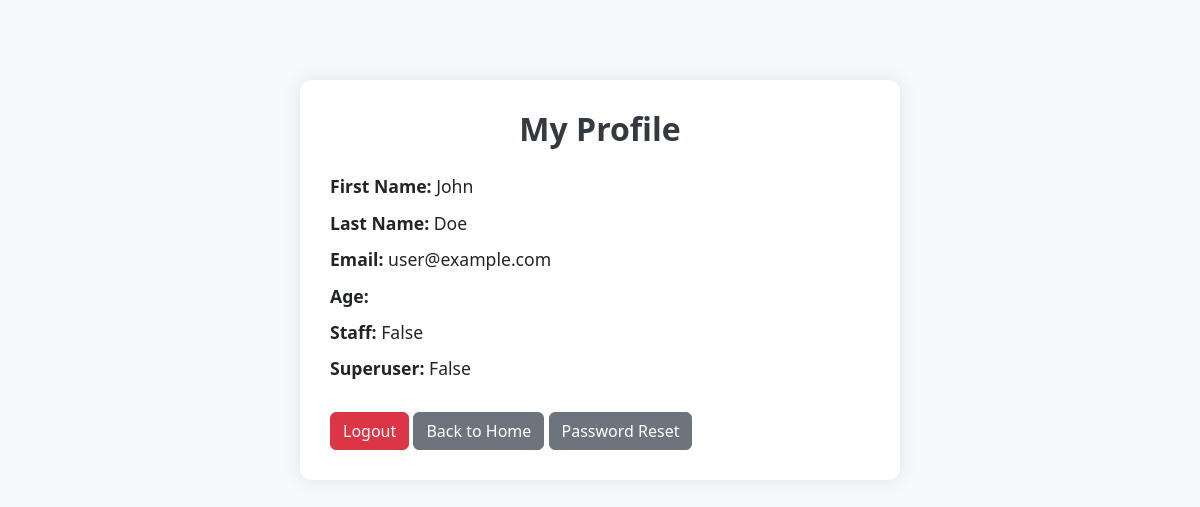
/pa/profile (signed in), run on the app's committed database.
### app1/models/custome_user.py (models this page shows)
class User(AbstractBaseUser,PermissionsMixin):
    email=models.EmailField(unique=True)
    first_name=models.CharField(max_length=100)
    last_name=models.CharField(max_length=100)
    is_active=models.BooleanField(default=True)
    is_staff=models.BooleanField(default=False)
    objects=CustomUserManager()
    USERNAME_FIELD='email'
    REQUIRED_FIELDS=['first_name','last_name']

### app1/views/profile_view.py (the view)
# urls.py: path('profile', profile_view, name='profile'),
@login_required
def profile_view(request):
    user=request.user
    return render(request,'profile.html',{'user':user})

### templates/profile.html (shortened to what this page needs)
<!DOCTYPE html>
<html lang="en">
<head>
    <link href="https://cdn.jsdelivr.net/npm/bootstrap@5.3.2/dist/css/bootstrap.min.css" rel="stylesheet">
</head>
<body>
    <div class="profile-container">
        <h2 class="profile-title">My Profile</h2>
        <div class="profile-info"><strong>First Name:</strong> {{ user.first_name }}</div>
        <div class="profile-info"><strong>Last Name:</strong> {{ user.last_name }}</div>
        <div class="profile-info"><strong>Email:</strong> {{ user.email }}</div>
        <div class="profile-info"><strong>Age:</strong> {{ user.age }}</div>
        <div class="profile-info"><strong>Staff:</strong> {{ user.is_staff }}</div>
        <div class="profile-info"><strong>Superuser:</strong> {{ user.is_superuser }}</div>
        <a href="{% url 'logout' %}" class="btn btn-danger btn-custom">Logout</a>
        <a href="{% url 'welcome' %}" class="btn btn-secondary btn-custom">Back to Home</a>
         <a href="{}" class="btn btn-secondary btn-custom">Password Reset</a>
    </div>
</body>
</html>

### templates/profile.html (style rules this page uses)
body { background-color: #f8f9fa; }
.profile-container { max-width: 600px; margin: 80px auto; padding: 30px; background-color: #fff; border-radius: 12px; box-shadow: 0 0 20px rgba(0,0,0,0.1); }
.profile-title { text-align: center; font-size: 2rem; font-weight: 600; margin-bottom: 25px; color: #343a40; }
.profile-info { font-size: 1.1rem; margin-bottom: 10px; }
.btn-custom { margin-top: 20px; }

### data on the page
User: first_name "John", last_name "Doe", email "user@example.com", is_staff "False", is_superuser "False"
